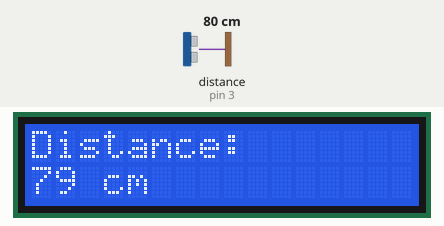
Simulated run of this sketch. Board: Arduino Uno, built with avr-gcc and run on an emulated ATmega328P. On the bench: 16×2 character LCD. Wiring (inferred from the names in the program): ultrasonic range finder: trigger pin 2; echo pin 3. Inputs (shaded band) come from the test bench; at power-on: distance to the obstacle (sensor on pin 3) 80 cm. The echo pulse lasts 58.3 µs per cm.

Above: at 1.2 s.
1.3 s: distance to the obstacle (sensor on pin 3) set to 4 cm
At 2.6 s:
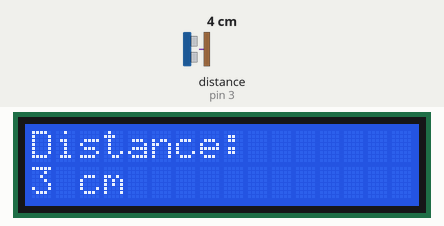
3.1 s: distance to the obstacle (sensor on pin 3) set to 2 cm
At 3.5 s:
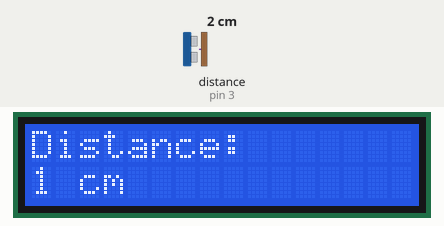
4.6 s: distance to the obstacle (sensor on pin 3) set to 9 cm
At 5.5 s:
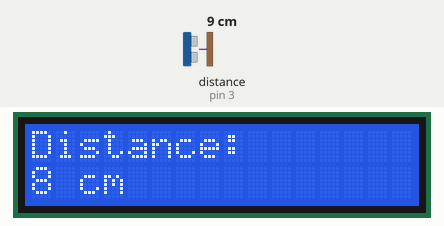
Timing chart, 0 to 7.6 s (numbered marks = the images above; inputs shaded):
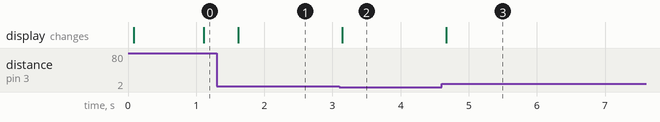

The sketch:

code.ino
```cpp
#include <Adafruit_LiquidCrystal.h>

#define trigPin 2
#define echoPin 3

long duration;
int distance;

Adafruit_LiquidCrystal lcd_1(0);

void setup()
{
  pinMode(trigPin, OUTPUT);
  pinMode(echoPin, INPUT);

  lcd_1.begin(16, 2);
  lcd_1.print("Distance:");
}

void loop()
{
  digitalWrite(trigPin, LOW);
  delayMicroseconds(5);

  digitalWrite(trigPin, HIGH);
  delayMicroseconds(10);
  digitalWrite(trigPin, LOW);

  duration = pulseIn(echoPin, HIGH);
  distance = duration * 0.034 / 2;

  lcd_1.setCursor(0,1);
  lcd_1.print(distance);
  lcd_1.print(" cm   ");

  delay(500);
}
```

Measured:
- after the input at 1.3 s, the display: changes after 0.32 s (image 1)
- after the input at 3.1 s, the display: changes at once (image 2)
- after the input at 4.6 s, the display: changes after 0.07 s (image 3)
